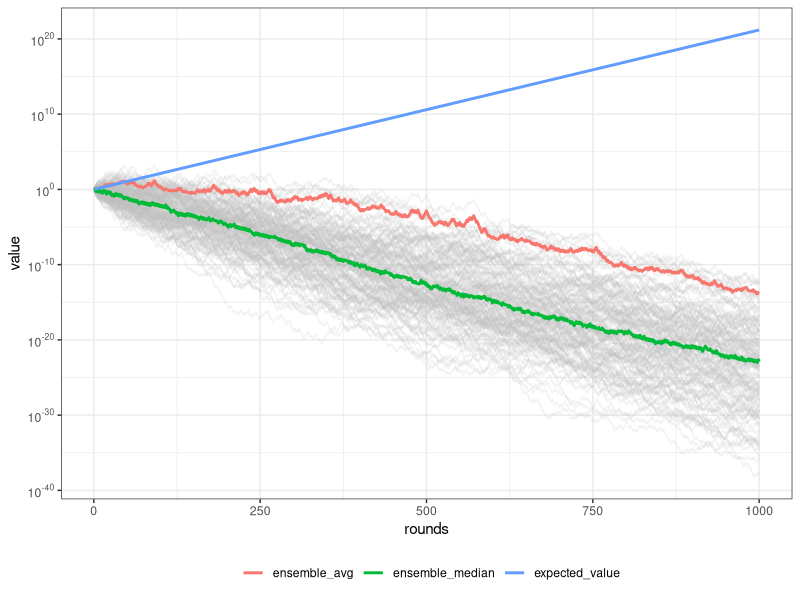

Here is the R script that generated this plot:
## ---- chunk 1
knitr::opts_chunk$set(collapse = TRUE,
                      comment = "#>",
                      fig.path = "README-")

library(tibble)
library(dplyr)
library(tidyr)
library(ggplot2)
library(scales)
## ---- chunk 2
assign("EV", ((0.6 * 0.5) + (1.5 * 0.5)), envir = .GlobalEnv)
df <- as_tibble(replicate(150,
                          cumprod(sample(
                            c(0.6, 1.5),
                            size = 1000,
                            replace = TRUE
                          ))))
## ---- chunk 3
df <-   pivot_longer(
    mutate(
      rowid_to_column(df, "rounds"),
      ensemble_avg = rowMeans(df),
      ensemble_median = apply(df, 1, median),
      expected_value = EV ^ rounds
    ),
    cols = !1,
    names_to = "individual"
  )
## ---- chunk 4
focus <- c("ensemble_avg", "expected_value", "ensemble_median")

ggplot() +
  geom_line(
    subset(df, !individual %in% focus),
    mapping = aes(x = rounds, y = value, group = individual),
    color = "grey",
    size = 0.5,
    alpha = 0.2
  ) +
  geom_line(
    subset(df, individual %in% focus),
    mapping = aes(x = rounds, y = value, color = individual),
    size = 1
  ) +
  scale_y_log10(
    breaks = trans_breaks("log10", function(x)
      10 ^ x),
    labels = trans_format("log10", math_format(10 ^ .x))
  ) +
  labs(color = "") +
  theme_bw() +
  theme(legend.position = "bottom")
